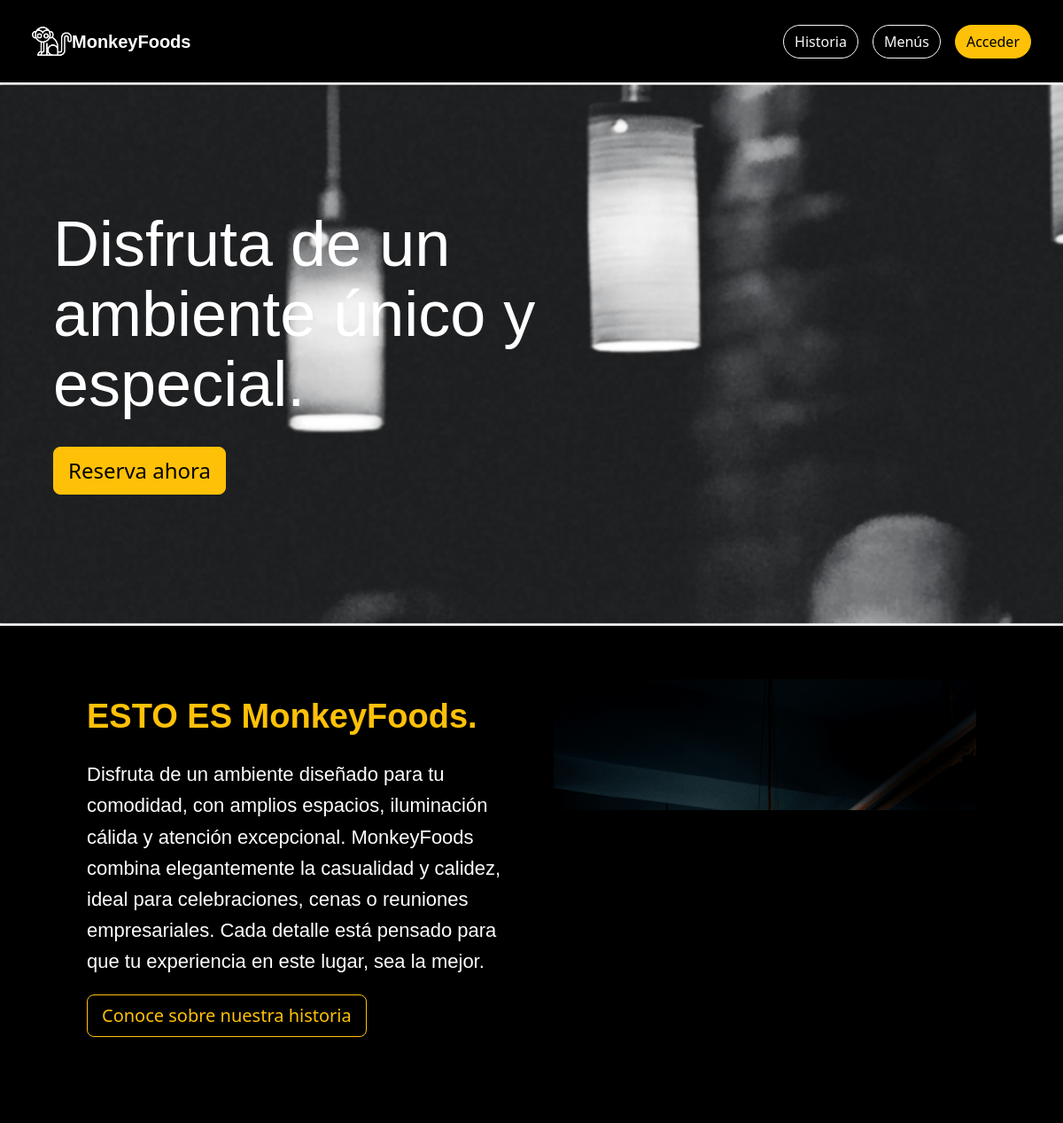
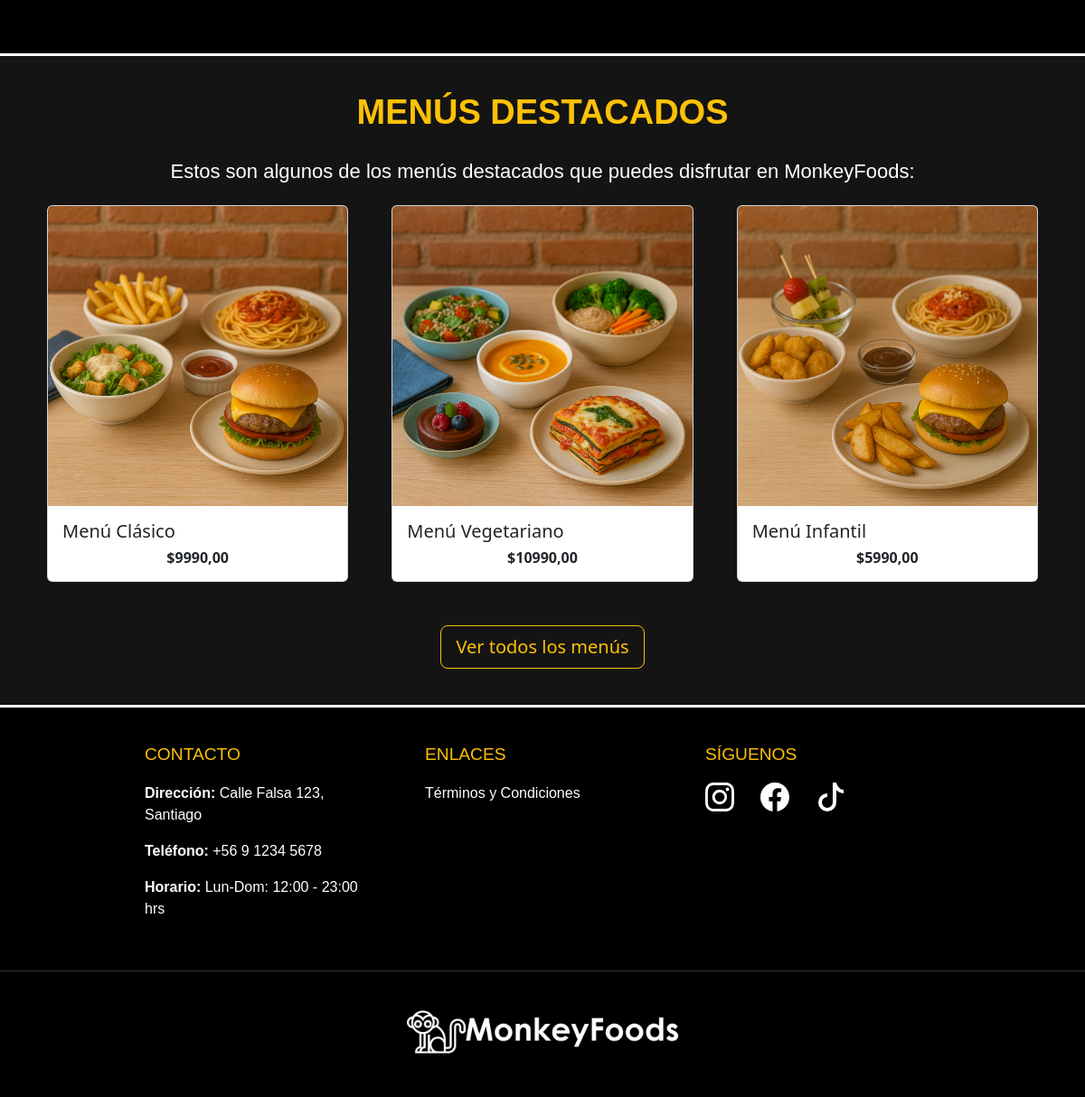
The page / on the database its author committed (2 pictures, top to bottom).
### apps/menus/models.py (models this page shows, shortened)
class Menu(models.Model):
    nombre = models.CharField(max_length=100)
    descripcion = models.TextField()
    precio = models.DecimalField(max_digits=8, decimal_places=2)
    imagen = models.ImageField(upload_to='imagenes_menus/', blank=True, null=True)
    activo = models.BooleanField(default=True)  # <-- Nuevo campo para activar/desactivar menú

### apps/home/views.py (the view)
# urls.py: path('', views.index , name="index"),
def index(request):
    menus = Menu.objects.filter(activo=True)[:3]
    return render(request, "home/index.html", {'menus': menus})

### apps/home/templates/home/index.html (shortened to what this page needs)
{% load static %}
<!DOCTYPE html>
<html lang="es">
<head>
    <link href="https://cdn.jsdelivr.net/npm/bootstrap@5.3.3/dist/css/bootstrap.min.css" rel="stylesheet"
>
    <link rel="stylesheet" href="https://cdn.jsdelivr.net/npm/bootstrap-icons@1.11.3/font/bootstrap-icons.min.css">
    <link rel="stylesheet" href="{% static 'home/css/styles.css' %}">
</head>
<body class="body-fondo">
    <nav class="navbar navbar-expand-lg bg-body-primary navbar-settings p-4">
        <div class="container-fluid">
            <a href="{% url 'index' %}">
                <img style="width: 45px; height: 45px;" src="{% static 'home/img/mono-blanco.png' %}" alt="marca">
                <a class="navbar-brand marca" href="{% url 'index' %}">MonkeyFoods</a>
            </a>
            <div class="collapse navbar-collapse" id="navbarSupportedContent">
                {% if request.user.is_authenticated %}
                <form class="d-flex gap-4" role="search">
                    <a href="{% url 'historia' %}">
                        <button class="btn btn-outline-light history" type="button">Historia</button>
                    </a>
                    <a href="{% url 'menus' %}">
                        <button class="btn btn-outline-light history" type="button">Menús</button>
                    </a>
                    {% if request.user.rol == 4 %}
                    <a href="{% url 'crear_empleado' %}">
                        <button class="btn btn-outline-danger history" type="button">Crear empleado</button>
                    </a>
                    {% endif %}
                    <div class="nav-item dropdown dropdown-perfil me-2">
                        <a class="nav-link dropdown-toggle" href="#" role="button" data-bs-toggle="dropdown">
                            {% if user.foto_perfil %}
                            <img src="{{ user.foto_perfil.url }}" alt="Foto de perfil"
                                style="border-radius: 50%; border: 1px solid #ffc107;" width="36" height="36">
                            {% else %}
                            <svg xmlns="http://www.w3.org/2000/svg" style="color: #ffc107" width="36" height="36"
                                fill="currentColor" class="bi bi-person-circle" viewBox="0 0 16 16">
                                <path d="M11 6a3 3 0 1 1-6 0 3 3 0 0 1 6 0" />
                                <path fill-rule="evenodd"
                                    d="M0 8a8 8 0 1 1 16 0A8 8 0 0 1 0 8m8-7a7 7 0 0 0-5.468 11.37C3.242 11.226 4.805 10 8 10s4.757 1.225 5.468 2.37A7 7 0 0 0 8 1" />
                            </svg>
                            {% endif %}
                        </a>
                        <ul class="dropdown-menu dropdown-perfil">
                            <li>
                                <p class="text-black text-end mx-1 text-center" style="font-weight: bold;">{{ user.first_name|upper }} {{ user.last_name|upper }}</p>
                            </li>
                            <li><a class="dropdown-item" href="{% url 'perfil' %}">Mi perfil</a></li>
                            {% if request.user.rol == 4 %}
                            <li><a class="dropdown-item" href="{% url 'admin_usuarios' %}">Usuarios</a></li>
                            {% endif %}
                            {% if request.user.rol == 1 %}
                            <li><a class="dropdown-item" href="{% url 'historial_reservas' %}">Mis reservas</a></li>
                            {% endif %}
                            <li><a class="dropdown-item" href="{% url 'exit' %}">Salir</a></li>
                        </ul>
                    </div>
                </form>
                {% else %}
                <div class="d-flex gap-3">
                    <div class="d-flex gap-3">
                        <a href="{% url 'historia' %}">
                            <button class="btn btn-outline-light history" type="button">Historia</button>
                        </a>
                        <a href="{% url 'menus' %}">
                            <button class="btn btn-outline-light history" type="button">Menús</button>
                        </a>
                        <form class="d-flex" role="search">
                            <a href="{% url 'registrar' %}">
                                <button class="btn btn-warning btn-settings" type="button">Acceder</button>
                            </a>
                        </form>
                    </div>
                </div>
                {% endif %}
            </div>
        </div>
    </nav>
    {% if not request.user.is_authenticated or request.user.rol == 1 %}
    <div class="reserva-div">
        <div class="letras">
            <h1>Disfruta de un ambiente único y especial.</h1>
        </div>
        <a href="{% url 'crear_reserva' %}" class="boton-link">
            <button type="button" class="btn btn-warning btn-lg mb-0" style="--bs-btn-font-size: 1.5rem;">
                Reserva ahora
            </button>
        </a>
    </div>
    <div class="reserva-div-2">
        <div class="contenedor-izq-der">
            <div class="columna-izquierda">
                <h2 class="letra-carrusel">ESTO ES MonkeyFoods.</h2>
                <p class="descripcion-restaurante">
                    Disfruta de un ambiente diseñado para tu comodidad, con amplios espacios,
                    iluminación cálida y atención excepcional. MonkeyFoods combina
                    elegantemente la casualidad y calidez, ideal para celebraciones, cenas o reuniones
                    empresariales. Cada detalle está pensado para que tu experiencia en este lugar, sea la mejor.
                </p>
                <a href="{% url 'historia' %}">
                    <button class="btn btn-outline-warning btn-lg" type="button">Conoce sobre nuestra historia</button>
                </a>
            </div>
            <div class="columna-derecha">
                <div id="carouselExampleSlidesOnly" class="carousel slide carrusel" data-bs-ride="carousel">
                    <div class="carousel-inner">
                        <div class="carousel-item active">
                            <img src="{% static 'home/img/restaurante.jpg' %}" class="d-block w-100" alt="restaurante">
                        </div>
                    </div>
                </div>
            </div>
        </div>
    </div>
    <div class="reserva-div-3">
        <h2 class="text-center">Menús destacados</h2>
        <p>Estos son algunos de los menús destacados que puedes disfrutar en MonkeyFoods:</p>
        <div class="container">
            {% if menus %}
                <div class="row row-cols-1 row-cols-md-3 g-5">
                    {% for menu in menus %}
                        <div class="col">
                            <div class="card h-100 text-dark">
                                {% if menu.imagen %}
                                    <img src="{{ menu.imagen.url }}" class="card-img-top" alt="{{ menu.nombre }}">
                                {% else %}
                                    <img src="{% static 'menus/img/default_menu.jpg' %}" class="card-img-top" alt="Sin imagen">
                                {% endif %}
                                <div class="card-body">
                                    <h5 class="card-title">{{ menu.nombre }}</h5>
                                    <h6 class="card-text text-center"><strong>${{ menu.precio }}</strong></h6>
                                </div>
                            </div>
                        </div>
                    {% endfor %}
                </div>
            {% else %}
                <p class="text-white text-center">No hay menús destacados :/</p>
            {% endif %}
            <div class="d-flex justify-content-center mt-5">
                <a href="{% url 'menus' %}">
                    <button class="btn btn-outline-warning btn-lg" type="button">Ver todos los menús</button>
                </a>
            </div>
        </div>
    </div>
    {% endif %}
    <footer class="footer-triple">
        <div class="footer-contenido">
            <div class="footer-columna">
                <h3>Contacto</h3>
                <p><strong>Dirección:</strong> Calle Falsa 123, Santiago</p>
                <p><strong>Teléfono:</strong> +56 9 1234 5678</p>
                <p><strong>Horario:</strong> Lun-Dom: 12:00 - 23:00 hrs</p>
            </div>
            <div class="footer-columna">
                <h3>Enlaces</h3>
                <ul class="footer-links">
                    <li><a href="#">Términos y Condiciones</a></li>
                </ul>
            </div>
            <div class="footer-columna">
                <h3>Síguenos</h3>
                <div class="redes-sociales">
                    <a href="#"></a>
                    <a href="#"></a>
                    <a href="#"><svg xmlns="http://www.w3.org/2000/svg" width="32" height="32" fill="currentColor" class="bi bi-tiktok" viewBox="0 0 16 16">
                                    <path d="M9 0h1.98c.144.715.54 1.617 1.235 2.512C12.895 3.389 13.797 4 15 4v2c-1.753 0-3.07-.814-4-1.829V11a5 5 0 1 1-5-5v2a3 3 0 1 0 3 3z"/>
                                </svg></a>
                </div>
            </div>
        </div>
        <div class="footer-logo-container">
            <a href="#">
                <img src="{% static 'home/img/logo_blanco.png' %}" alt="Logo" class="footer-logo">
            </a>
        </div>
    </footer>
</body>
</html>

### apps/home/static/home/css/styles.css (style rules this page uses)
html, body { max-width: 100%; overflow-x: hidden; }
.navbar-settings { background-color: black; border-bottom: 3px solid; color: white; }
.marca { color: white; font-weight: bold; text-align: right; background-size: 20%; font-family: "Century Gothic", sans-serif; }
.btn-settings { border-radius: 40px; }
.history { border-radius: 40px; }
.body-fondo { background-size: cover; background-position: center; background-repeat: no-repeat; background-attachment: fixed; margin: 0; padding: 0; }
.reserva-div { display: flex; padding-top: 90px; padding-bottom: 145px; justify-content: flex-start; position: relative; background-image: url('../img/fondo.jpg'); background-size: cover; background-position: center; background-repeat: no-repeat; background-attachment: fixed; min-height: 300px; flex-direction: column; align-items: flex-start; color: white; z-index: 1; padding-left: 5%; box-sizing: border-box; border-bottom: 3px solid; }
.reserva-div::before { content: ""; position: absolute; top: 0; left: 0; width: 100%; height: 100%; background-image: inherit; background-size: cover; background-position: center; background-attachment: fixed; filter: blur(1px); z-index: -1; }
.letras { margin-top: 50px; font-family: "Century Gothic", sans-serif; margin-bottom: 30px; font-weight: bolder; color: white; text-align: left; border-radius: 10px; margin-left: 0; margin-right: 0; width: auto; }
.letras h1 { font-size: 72px; margin: 0; max-width: 700px; line-height: 1.1; text-align: left; }
.reserva-div-2 { background-color: black; color: white; padding: 60px 20px; border-bottom: 3px solid; }
.contenedor-izq-der { display: flex; justify-content: space-between; align-items: flex-start; max-width: 90%; padding: 0 20px; box-sizing: border-box; margin: 0 auto; gap: 50px; }
.columna-izquierda { flex: 1; max-width: 600px; padding-top: 20px; }
.letra-carrusel { font-family: "Century Gothic", sans-serif; font-size: 38px; font-weight: bolder; color: #ffc107; text-align: left; margin-bottom: 25px; }
.descripcion-restaurante { font-family: "Century Gothic", sans-serif; font-size: 22px; line-height: 1.6; margin-bottom: 20px; }
.columna-derecha { flex: 1; max-width: 900px; }
.carrusel { border-radius: 10px; overflow: hidden; height: 500px; }
.carrusel img { object-fit: cover; height: 100%; }
.reserva-div-3 { background-color: rgb(20, 20, 20); color: white; padding: 40px; border-bottom: 3px solid; }
.reserva-div-3 h2 { text-transform: uppercase; font-family: "Century Gothic", sans-serif; font-size: 38px; font-weight: bolder; color: #ffc107; text-align: left; margin-bottom: 25px; }
.reserva-div-3 p { color: white; text-align: center; font-family: "Century Gothic", sans-serif; font-size: 22px; line-height: 1.6; margin-bottom: 20px; }
.footer-triple { background: black; color: white; font-family: "Century Gothic", sans-serif; padding: 40px 0 20px; display: flex; flex-direction: column; align-items: center; width: 100%; }
.footer-contenido { display: flex; justify-content: space-around; max-width: 1200px; margin: 0 auto; padding: 0 20px; gap: 30px; }
.footer-columna { width: 280px; padding: 0 10px; text-align: left; }
.footer-columna h3 { color: #ffc107; font-size: 1.2rem; margin-bottom: 20px; text-transform: uppercase; }
.footer-links, .redes-sociales { list-style: none; padding: 0; }
.footer-links li, .redes-sociales a { margin-bottom: 10px; }
.footer-links a, .redes-sociales a { color: white; text-decoration: none; transition: color 0.3s; }
.redes-sociales svg { margin-right: 25px; color: white; }
.footer-logo-container { width: 100%; text-align: center; margin-top: 40px; padding: 20px 0; border-top: 1px solid #333333; }
.footer-logo { margin-top: 15px; max-width: 300px; height: auto; filter: brightness(0) invert(1); }

### rows shown on the page
Menu: imagen (picture), nombre "Menú Clásico", precio "9990,00"
Menu: imagen (picture), nombre "Menú Vegetariano", precio "10990,00"
Menu: imagen (picture), nombre "Menú Infantil", precio "5990,00"
